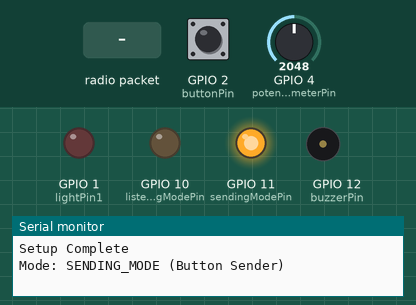
Simulated run of this sketch. Board: ESP32-S3. Shown: output pins drawn as LEDs (lit = HIGH), buzzer (waves = sounding), the last lines printed to the serial monitor. The inputs (shaded band) are chosen by the test bench; at power-on: GPIO 4 (potentiometerPin) = 2048, GPIO 2 (buttonPin) HIGH.

Above: at 1.2 s.
1.3 s: GPIO 4 (potentiometerPin) set to 533
2.8 s: GPIO 4 (potentiometerPin) set to 487
At 3.9 s:
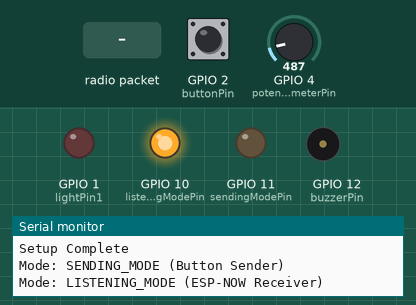
4.3 s: radio packet "." arrives
At 5.9 s:
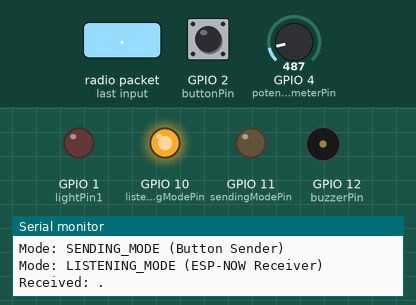
Timing chart, 0 to 7.4 s (numbered marks = the images above; inputs shaded):
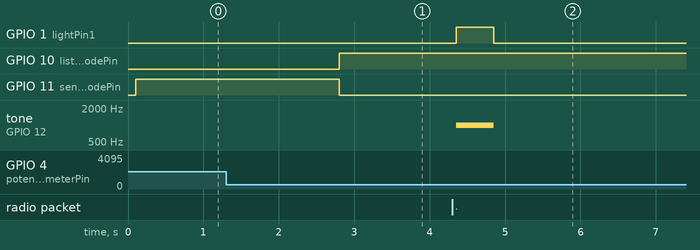

Measured:
- the behaviour switches between 512 and 511 on GPIO 4 (potentiometerPin) (found by bisection; images 0 and 1)
- after the input at 1.3 s, every drawn part: stays the same
- after the input at 2.8 s, GPIO 10 (listeningModePin): LOW → HIGH at once; GPIO 11 (sendingModePin): HIGH → LOW at once
- after the input at 4.3 s, GPIO 1 (lightPin1): LOW → HIGH after 0.05 s, → LOW 0.50 s later; tone on GPIO 12 (buzzerPin): silent → 1000 Hz after 0.05 s, → silent 0.50 s later

The sketch:

MIDTERM_sketch.ino
```cpp
#include <string.h>
#include <esp_now.h>
#include <WiFi.h>

// --- FUNCTION PROTOTYPES ---
void playDot();
void playDash();
void readButtonPress();
const char* letterToMorseCode(char letter);
char morseCodeToLetter(String code);
void SwitchModeLight();

// GLOBAL VARIABLES
// Light Pins
int lightPin1 = 1;
int listeningModePin = 10;
int sendingModePin = 11;

// Buzzer Pin
int buzzerPin = 12;

// Button Pin
int buttonPin = 2;

// Potentiometer Pin
int potentiometerPin = 4;

// Morse Code Timing
int dotLength = 500;
int dashLength = dotLength * 3;
int pauseBetweenSymbolsLength = dotLength;
int pauseBetweenLettersLength = dashLength;
int pauseBetweenWordsLength = dotLength * 7;

// Button Morse Code Variables
long pressStartTime = 0;
long lastPressTime = 0;
long pressDuration = 0;
String currentMorseCode = "";
String receivedWord = "";
unsigned int debounceDelay = 50;

// Mode Variables
enum Mode {
  LISTENING_MODE,
  SENDING_MODE
};
Mode currentMode;

// --- IMPORTANT: REPLACE WITH YOUR BOARD'S MAC ADDRESSES ---
// You must change these for each board.
uint8_t MY_MAC_ADDRESS[] = {0xFF, 0xFF, 0xFF, 0xFF, 0xFF, 0xFF};
uint8_t RECEIVER_MAC_ADDRESS[] = {0xFF, 0xFF, 0xFF, 0xFF, 0xFF, 0xFF};

// Callback function that will be executed when data is received
void OnDataRecv(const esp_now_recv_info_t *info, const uint8_t *data, int len) {
  if (currentMode == LISTENING_MODE) {
    char symbol = (char)data[0];
    Serial.print("Received: ");
    Serial.println(symbol);
    if (symbol == '.') {
      playDot();
    } else if (symbol == '-') {
      playDash();
    }
  }
}

// Callback function that will be executed when data is sent
void OnDataSent(const esp_now_send_info_t *tx_info, esp_now_send_status_t status) {
  Serial.print("\r\nLast Packet Send Status:\t");
  Serial.println(status == ESP_NOW_SEND_SUCCESS ? "Delivery Success" : "Delivery Fail");
}

void setup() {
  Serial.begin(115200);

  // Initialize Wi-Fi in Station mode
  WiFi.mode(WIFI_STA);

  // Initialize ESP-NOW
  if (esp_now_init() != ESP_OK) {
    Serial.println("Error initializing ESP-NOW");
    return;
  }

  // Register callback functions
  esp_now_register_send_cb(OnDataSent);
  esp_now_register_recv_cb(OnDataRecv);

  // Register peer
  esp_now_peer_info_t peerInfo;
  memcpy(peerInfo.peer_addr, RECEIVER_MAC_ADDRESS, 6);
  peerInfo.channel = 0;
  peerInfo.encrypt = false;
  if (esp_now_add_peer(&peerInfo) != ESP_OK) {
    Serial.println("Failed to add peer");
    return;
  }

  pinMode(lightPin1, OUTPUT);
  pinMode(listeningModePin, OUTPUT);
  pinMode(sendingModePin, OUTPUT);
  pinMode(buzzerPin, OUTPUT);
  pinMode(buttonPin, INPUT_PULLUP);
  pinMode(potentiometerPin, INPUT);

  Serial.println("Setup Complete");
}

void loop() {
  delay(100);
  int potValue = analogRead(potentiometerPin);

  if (potValue < 512) {
    if (currentMode != LISTENING_MODE) {
      currentMode = LISTENING_MODE;
      Serial.println("\nMode: LISTENING_MODE (ESP-NOW Receiver)");
      SwitchModeLight();
    }
  } else {
    if (currentMode != SENDING_MODE) {
      currentMode = SENDING_MODE;
      Serial.println("\nMode: SENDING_MODE (Button Sender)");
      SwitchModeLight();
    }
    readButtonPress();
  }
}

void SwitchModeLight(){
  if(currentMode == LISTENING_MODE){
    digitalWrite(listeningModePin, HIGH);
    digitalWrite(sendingModePin, LOW);
  }else{
    digitalWrite(listeningModePin, LOW);
    digitalWrite(sendingModePin, HIGH);
  }
}

// Function to read button presses
void readButtonPress() {
  if (digitalRead(buttonPin) == LOW) {
    delay(debounceDelay);
    pressStartTime = millis();
    while (digitalRead(buttonPin) == LOW) {
      // Wait for the button to be released
    }
    pressDuration = millis() - pressStartTime;
    if (pressDuration > 0) {
      if (pressDuration < dotLength * 1.5) {
        char symbolToSend = '.';
        esp_now_send(RECEIVER_MAC_ADDRESS, (uint8_t *)&symbolToSend, 1);
        Serial.print(".");
      } else {
        char symbolToSend = '-';
        esp_now_send(RECEIVER_MAC_ADDRESS, (uint8_t *)&symbolToSend, 1);
        Serial.print("-");
      }
    }
  }
}

// Function to play a dot
void playDot() {
  digitalWrite(lightPin1, HIGH);
  tone(buzzerPin, 1000); // Play a tone at 1000 Hz
  delay(dotLength);
  digitalWrite(lightPin1, LOW);
  noTone(buzzerPin); // Stop the tone
}

// Function to play a dash
void playDash() {
  digitalWrite(lightPin1, HIGH);
  tone(buzzerPin, 1000); // Play a tone at 1000 Hz
  delay(dashLength);
  digitalWrite(lightPin1, LOW);
  noTone(buzzerPin); // Stop the tone
}
```
